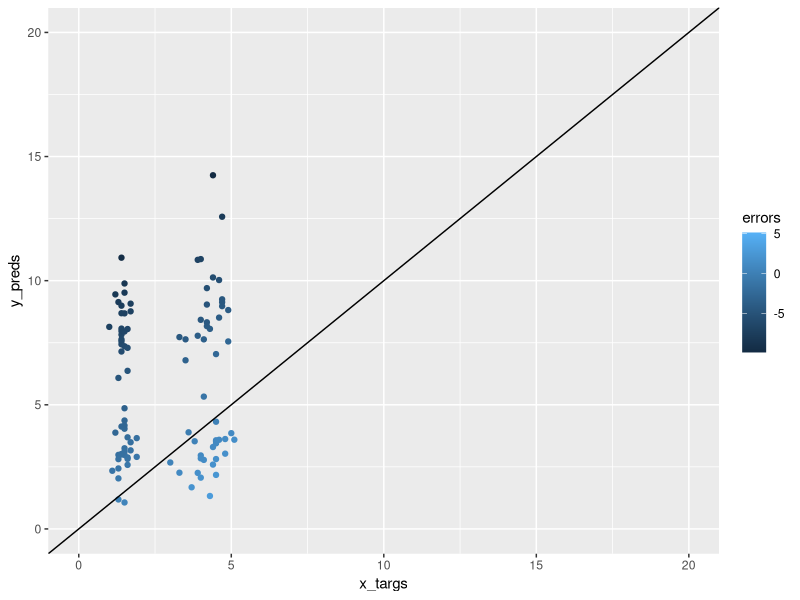
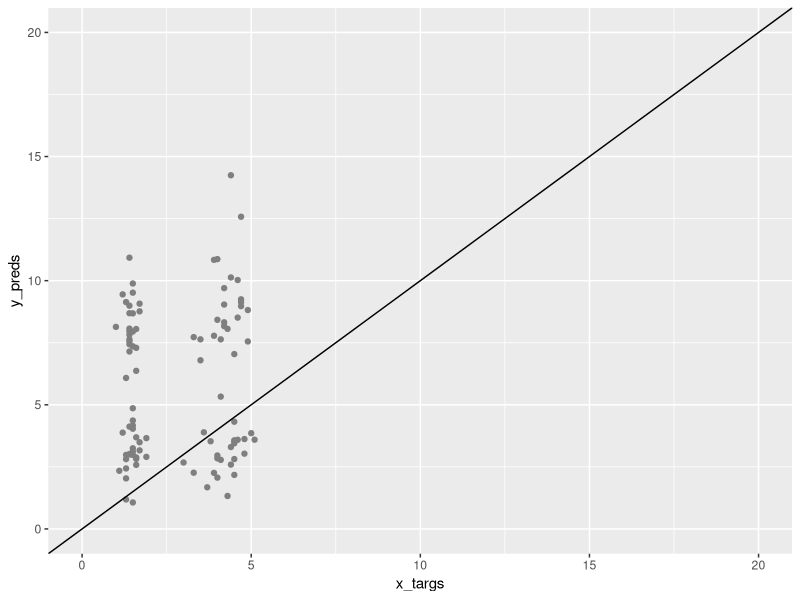
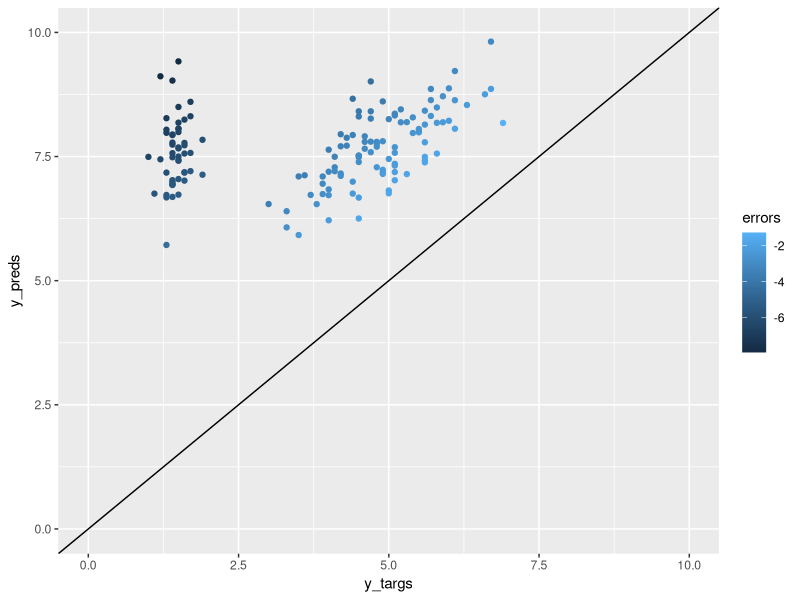
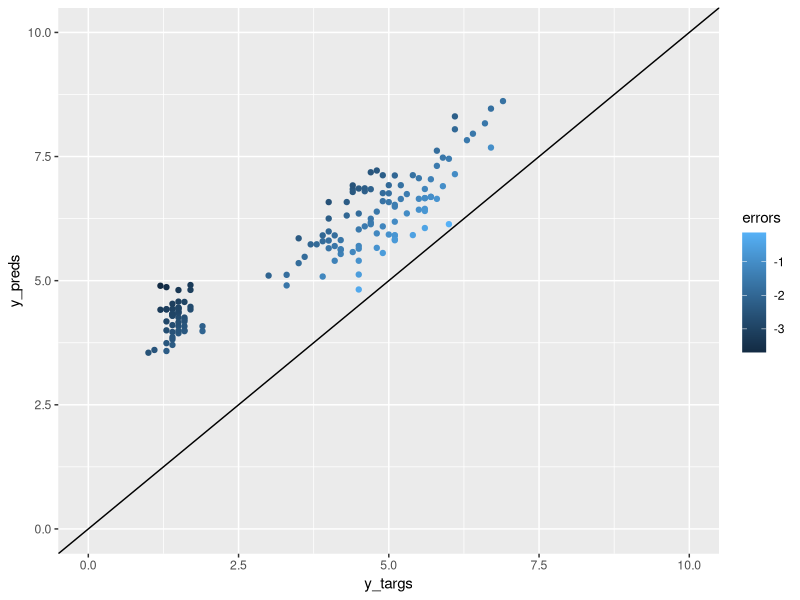

Here is the R script that generated these plots, in order:
library(magrittr)
library(ggplot2)
set.seed(2600)

mark_ii <- function(x, y, eta, reps=1) {
  
  # inicializa pesos randomicos de distribuicao normal
  w1 <- rnorm(dim(x)[2]) # numero de pesos = numero de colunas em x
  
  w21 <- rnorm(1)
  w22 <- rnorm(1)
  
  ypreds <- rep(0,dim(x)[1]) # inicializa predicoes em 0
  yerrors <- rep(0,dim(x)[1]) # inicializa predicoes em 0
  for (j in 1:reps){
    print(paste("This is training epoch:",j))
    print(paste("Current weights:",w1,w21,w21))
    
    # Processa as observacoes em x de forma aleatoria
    for (i in sample(1:length(y),replace=F)) { 
      # predicao
      ypred1 <- sum(w1 * as.numeric(x[i, ]))  
      
      ypred21 <- sum(w21 * as.numeric(ypred1))
      ypred22 <- sum(w22 * as.numeric(ypred1))
      
      out <- sum(ypred21,ypred22)
      
      # update em w . Eta ja ajustado para 1/2*eta
      delta_w22 <- eta * (-1) * (y[i] - ypred22) * ypred1 # d(Loss)/dw_22
      delta_w21 <- eta * (-1) * (y[i] - ypred21) * ypred1 # d(Loss)/dw_21
      delta_w1 <- eta * (y[i] - ypred21 - ypred22) * -1 * (sum(w1*w21) + sum(w1*w22)) #d(Loss)/dw_1
      #nota: x[i,] sera multiplicado como matriz (dot product)
      w1 <- w1 - delta_w1
      w21 <- w21 - delta_w21
      w22 <- w22 - delta_w22
      ypreds[i] <- out # salva predicao21 atual
      yerrors[i] <- ypreds[i] - y[i]
    }
    print(paste("Mean squared error:", mean((yerrors)^2)))
  }
  return(ypreds)
}

train_df <- iris[1:100, c(1, 2, 3)]   
names(train_df) <- c("s.len", "s.wid", "p.len")
head(train_df)
train_df[60:65,]

x_features <- train_df[, c(1, 2)]
y_target <- train_df[, 3]

mark_ii_preds <- mark_ii(x = x_features,y = y_target,
                         eta=0.001,reps = 10)
acc_data <- data.frame(y_preds=mark_ii_preds,
                     x_targs=y_target)

acc_data$errors <- y_target - mark_ii_preds 
ggplot(acc_data,aes(y=y_preds,x=x_targs,color=errors))+
  geom_point()+xlim(0,20)+ylim(0,20)+
  geom_abline(slope = 1,intercept = 0)
  
# eta = 0.005 e 12 iterações costuma convergir para boas solucoes
mark_ii_preds <- mark_ii(x = x_features,y = y_target,
                         eta=0.005,reps = 12)
acc_data$errors <- y_target - mark_ii_preds 
ggplot(acc_data,aes(y=y_preds,x=x_targs,color=errors))+
  geom_point()+xlim(0,20)+ylim(0,20)+
  geom_abline(slope = 1,intercept = 0)

## Nao linear, incluindo terceira especie

train_df <- iris[, c(1, 2, 3)]   
names(train_df) <- c("s.len", "s.wid", "p.len")
head(train_df)
train_df[60:65,]

x_features <- train_df[, c(1, 2)]
y_target <- train_df[, 3]

# Convergencia boa
mark_ii_preds <- mark_ii(x = x_features,y = y_target,
                         eta=0.0001,reps = 12)

acc_data <- data.frame(y_preds=mark_ii_preds,
                       y_targs=y_target)

acc_data$errors <- y_target - mark_ii_preds 

ggplot(acc_data,aes(y=y_preds,x=y_targs,color=errors))+
  geom_point()+xlim(0,10)+ylim(0,10)+
  geom_abline(slope = 1,intercept = 0)


##

# Convergencia boa
mark_ii_preds <- mark_ii(x = x_features,y = y_target,
                         eta=0.000001,reps = 60)

acc_data <- data.frame(y_preds=mark_ii_preds,
                       y_targs=y_target)

acc_data$errors <- y_target - mark_ii_preds 

ggplot(acc_data,aes(y=y_preds,x=y_targs,color=errors))+
  geom_point()+xlim(0,10)+ylim(0,10)+
  geom_abline(slope = 1,intercept = 0)
